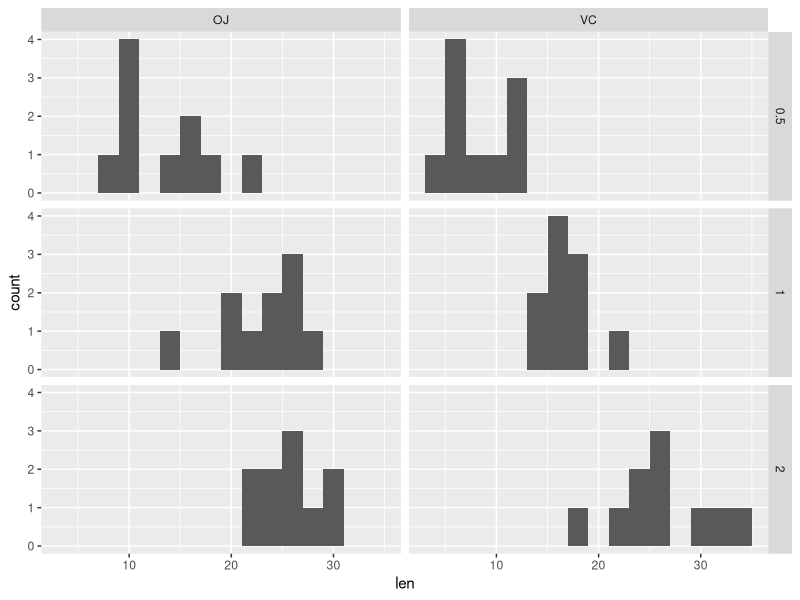

R code for this plot:
## ---- chunk 1
library(ggplot2)
data(ToothGrowth)
tooth<-ToothGrowth
str(tooth)
##unique(tooth$dose)
g1<-ggplot(tooth,aes(x=len))+geom_histogram(binwidth=2)+facet_grid(dose~supp)
plot(g1)
## ---- chunk 2
tooth$supp<-as.character(tooth$supp)
VCset<-subset(tooth,tooth$supp=="VC")
OJset<-subset(tooth,tooth$supp=="OJ")
t.test(x=VCset$len,y=OJset$len,alternative=c("two.sided"),mu=0,var.equal=T,conf.level=0.95)
## ---- chunk 3
set05<-subset(tooth,tooth$dose==0.5)
set10<-subset(tooth,tooth$dose==1.0)
set20<-subset(tooth,tooth$dose==2.0)
t.test(x=set10$len,y=set05$len,alternative=c("less"),mu=0,var.equal=T,conf.level=0.95)
t.test(x=set20$len,y=set10$len,alternative=c("less"),mu=0,var.equal=T,conf.level=0.95)
